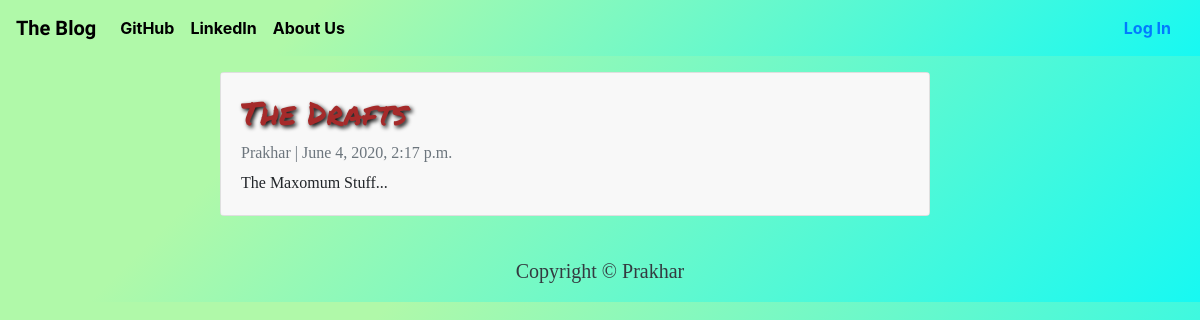
The app's page /draft with its own data.
### basic_app/models.py (models this page shows, shortened)
class Post(models.Model):
    title = models.CharField(max_length=200, unique=True)
    slug = models.SlugField(max_length=200, unique=True)
    author = models.ForeignKey(User, on_delete= models.CASCADE,related_name='blog_posts')
    content = models.TextField()
    created_on = models.DateTimeField(auto_now_add=True)
    status = models.IntegerField(choices=STATUS, default=0)
    class Meta:
        ordering = ['-created_on']

### basic_app/views.py (the view)
# urls.py: path('draft',views.DraftListView.as_view(), name='draft'),
class DraftListView(ListView):
    queryset = Post.objects.all().filter(status=0).order_by('-created_on')
    template_name = "basic_app/post_draft_list.html"

### basic_app/templates/basic_app/post_draft_list.html
{% extends 'basic_app/base.html' %}
{% block body_block %}
<div class="container">
    <div class="row">
        <div class="col-md-8 mt-3 left">
            {% for post in post_list %}
            <div class="card mb-4">
                <div class="card-body">
                    <h2 class="card-title">{{ post.title }}</h2>
                    <p class="card-text text-muted h6">{{ post.author }} | {{ post.created_on}} </p>
                    <p class="card-text">{{post.content}}</p>
                </div>
            </div>
            {% endfor %}
        </div>
    </div>
</div>
{% endblock body_block %}

### basic_app/templates/basic_app/base.html (style rules this page uses)
.card-title { color: brown; text-shadow: 2px 2px 4px #000000; font-family: 'Permanent Marker', cursive; }
.card-text { font-family: 'Merriweather', serif; }
.card-body { background-color: rgba(245, 245, 245, 0.671); }
body { background-color: #17f9f2; background-image: linear-gradient(315deg, #17f9f2 0%, #b0f9a9 74%); }
.left { margin-left: 160px; position: static; }

### records on screen
Post: title "The Drafts", author "Prakhar", created_on "June 4, 2020, 2:17 p.m.", content "The Maxomum Stuff..."
